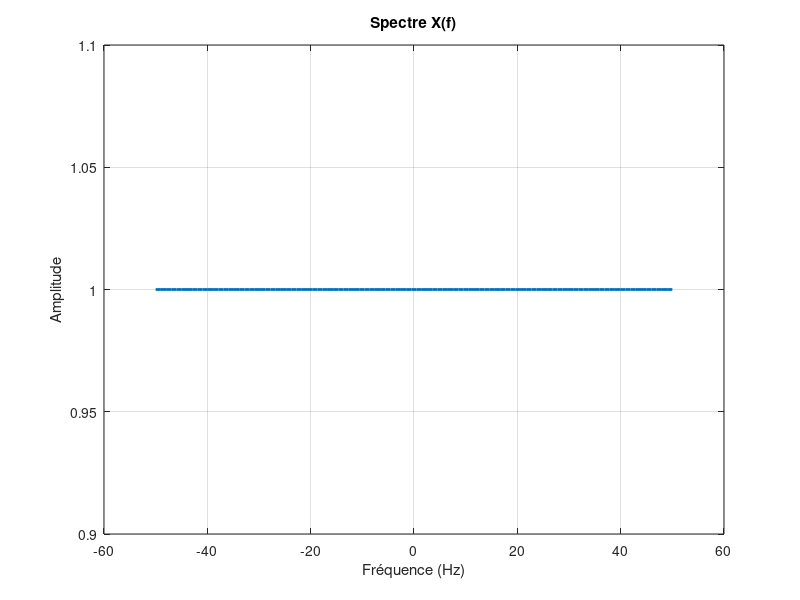
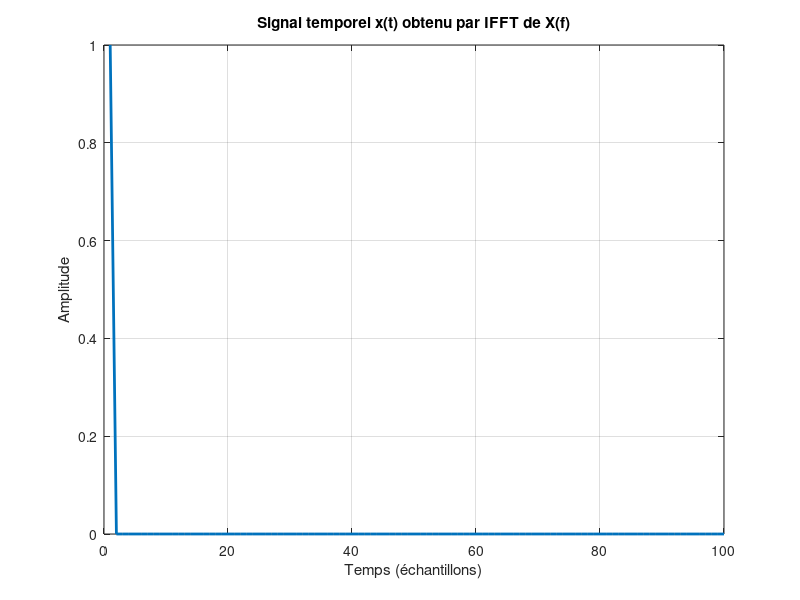

MATLAB code to generate these figures, in order:
% Définition des fréquences (ex: de -50 à 50 Hz, échantillonnées à 100 points)
N = 100;                    % Nombre de points
fr = linspace(-50, 50, N);  % Axe fréquentiel

% Création du spectre fréquentiel : X(f) = 1 pour toutes les fréquences
Xf = ones(size(fr));        % Signal fréquentiel constant

% Visualisation du spectre
figure
plot(fr, Xf, 'LineWidth', 2)
xlabel('Fréquence (Hz)')
ylabel('Amplitude')
title('Spectre X(f)')
grid on

% Calcul de la transformée de Fourier inverse
xt = ifft(Xf);

% Visualisation du signal temporel résultant
figure
plot(real(xt), 'LineWidth', 2)  % On trace seulement la partie réelle
xlabel('Temps (échantillons)')
ylabel('Amplitude')
title('Signal temporel x(t) obtenu par IFFT de X(f)')
grid on
